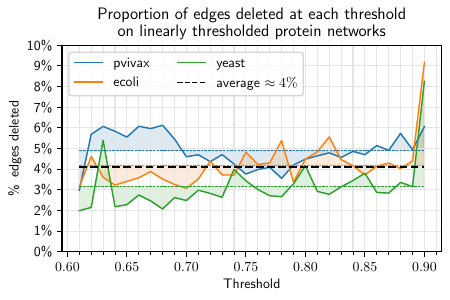

Reproduce this figure in Python.
import numpy as np
import pandas as pd
import matplotlib.pyplot as plt
import matplotlib.ticker as plticker
import matplotlib.font_manager as fm
import matplotlib.colors as colors
import seaborn as sns

import matplotlib

matplotlib.rc('text', usetex=True)
matplotlib.rcParams['mathtext.fontset'] = 'custom'
matplotlib.rcParams['mathtext.rm'] = 'Bitstream Vera Sans'
matplotlib.rcParams['mathtext.it'] = 'Bitstream Vera Sans:italic'
prop = fm.FontProperties(fname='../fonts/JetBrainsMono-1.0.3/ttf/JetBrainsMono-Regular.ttf')
matplotlib.rcParams['mathtext.tt'] = prop.get_name()

columns = ['robustness', 'dataset', 'metric', 'value']
metrics = ['Betweenness', 'Degree', 'Ego1Edges', 'Ego2Nodes', 'EgoRatio', 'LocalClustering', 'PageRank', 'Redundancy']
datasets = ['pvivax', 'ecoli', 'yeast']
robustness_measures = ['RankContinuity', 'RankIdentifiability', 'RankInstability']
sources = ['graffs', 'paper']

# %%

df = pd.read_csv("../figures_gen/plot_edge_deletion_per_step.csv")
df['threshold'] = df['threshold'] / 1000
df['deleted'] = df['deleted'] * 100

# %%

plt.figure(figsize=(4.5, 3))

palette_map = dict(zip(datasets, sns.color_palette(n_colors=len(datasets))))
palette_map_light = {k: colors.to_rgba(c, 0.15) for k, c in palette_map.items()}

avgs = df.groupby("dataset", as_index=False)['deleted'].mean().set_index('dataset').to_dict()['deleted']
total_avg = np.average(list(avgs.values()))

thresholds = np.linspace(df['threshold'].min(), df['threshold'].max(), 30)
for dataset in datasets:
    data = df[df['dataset'] == dataset]
    avg = avgs[dataset]
    plt.plot(
        thresholds, data['deleted'],
        color=palette_map[dataset], linewidth=1,
        label=dataset
    )
    plt.plot(
        thresholds, np.repeat(avg, 30),
        color=palette_map[dataset], ls="--", linewidth=0.5,
    )
    plt.fill_between(
        thresholds, data['deleted'], np.repeat(avg, 30),
        color=palette_map_light[dataset],
    )
plt.plot(
    thresholds,
    np.repeat(total_avg, 30),
    color="0.0",
    ls="--",
    label='average $\\approx 4\\%$'
)

leg = plt.legend(prop={'size': 10}, ncol=2)
for legobj in leg.legendHandles:
    legobj.set_linewidth(1.0)
plt.gca().xaxis.set_minor_locator(plticker.MultipleLocator(0.01))
plt.gca().yaxis.set_major_locator(plticker.MultipleLocator(1))
plt.grid(which="both", color="0.9")
plt.ylim(0, 10)
plt.gca().yaxis.set_major_formatter(plticker.PercentFormatter(decimals=0))
plt.title("Proportion of edges deleted at each threshold\non linearly thresholded protein networks")
plt.xlabel("Threshold")
plt.ylabel("\\%\, edges deleted")

plt.tight_layout(pad=0.6)
plt.savefig("plot_edge_deletion_per_step.pdf")
plt.show()
